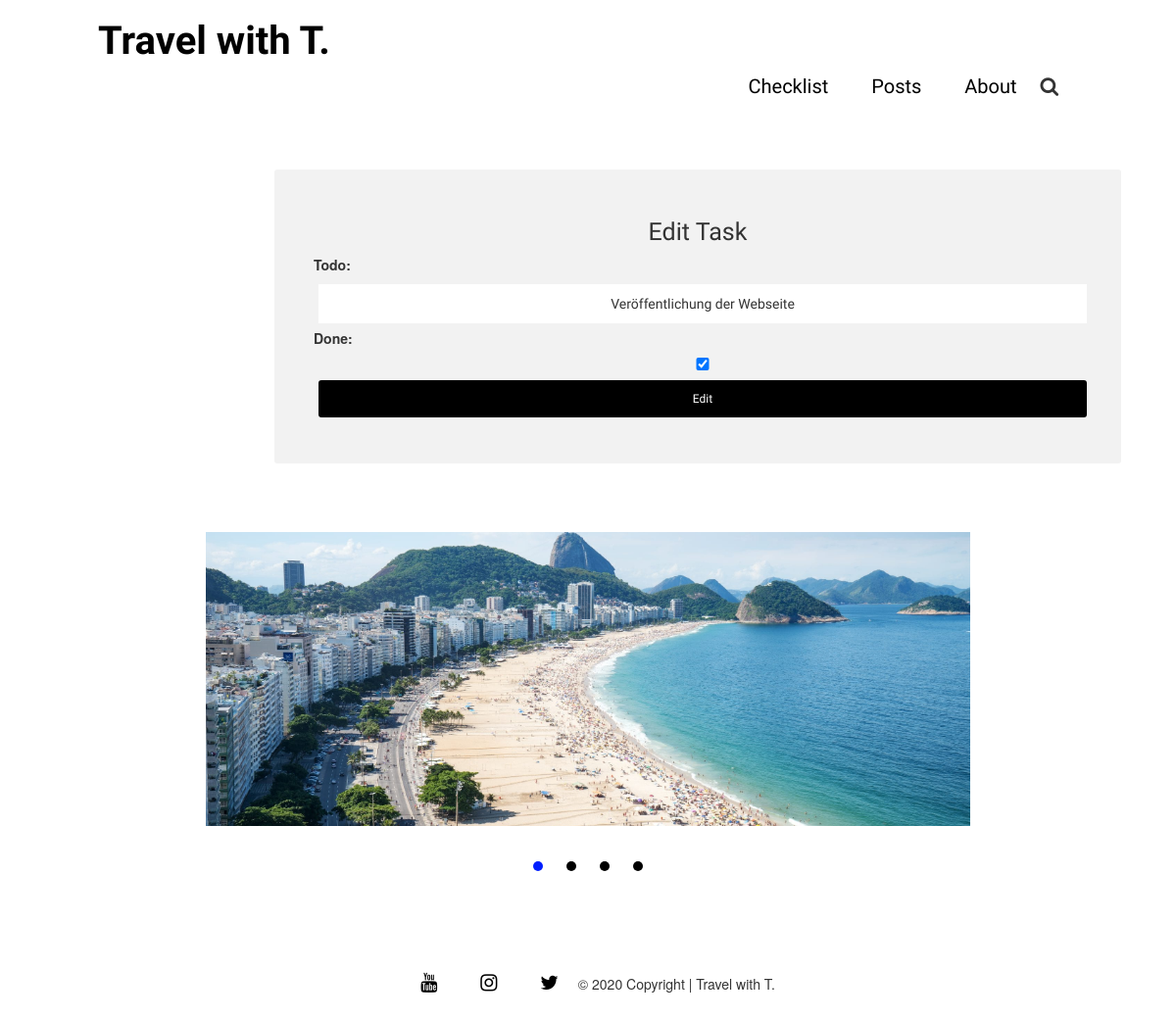
/todo_detail/23/, run on an earlier commit of the app's database.
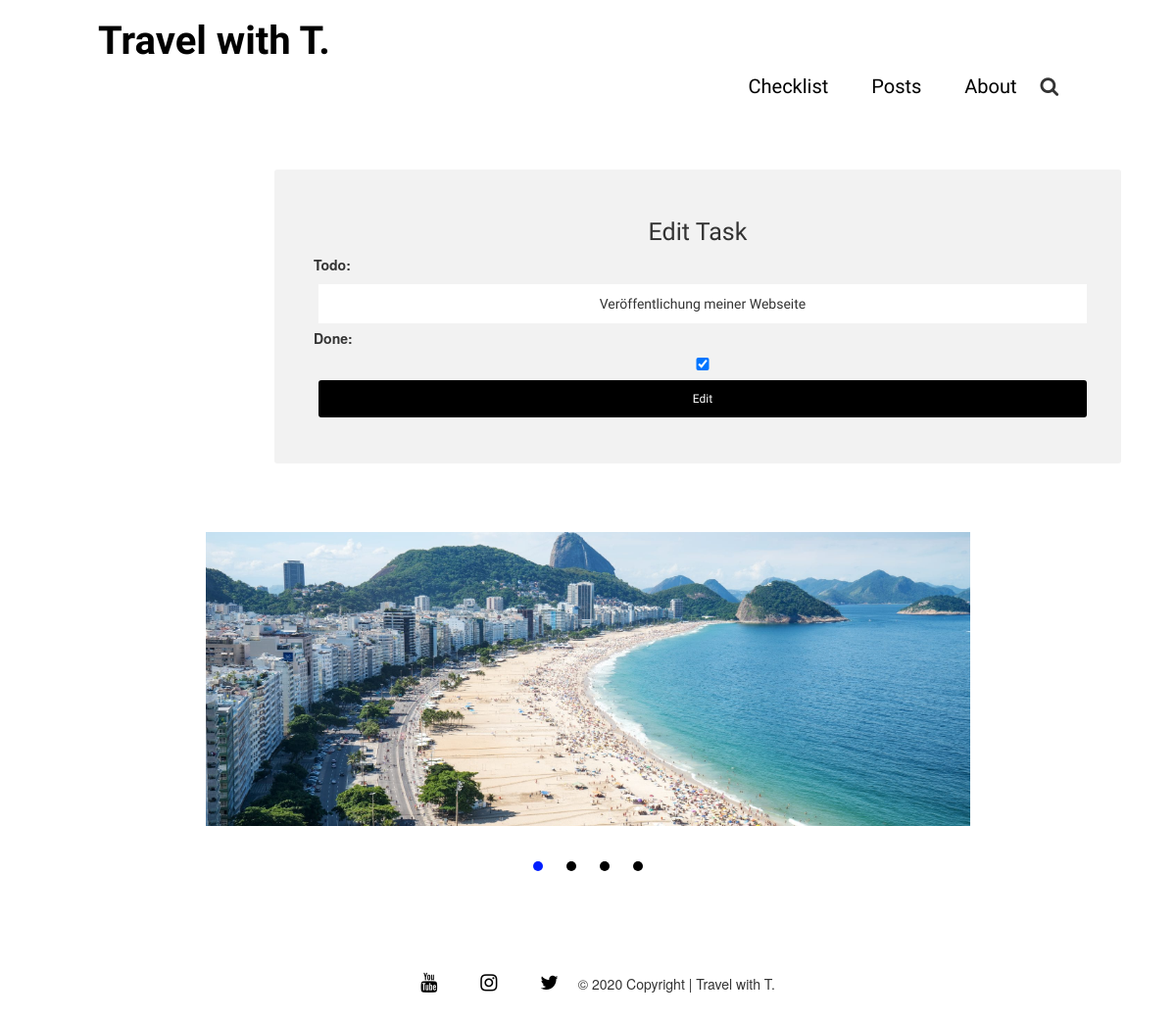
And on a later commit of the database.
### blog/models.py (models this page shows, shortened)
class Task(models.Model):
    todo = models.CharField(max_length=200)
    done= models.BooleanField(default=False)
    created = models.DateTimeField(auto_now_add=True)

### blog/views.py (the view)
# urls.py: path('todo_detail/<int:pk>/', views.todo_detail, name='todo_detail'),
def todo_detail(request, pk):
    task = Task.objects.get(id=pk)
    form = TaskForm(instance=task)
    if request.method == 'POST':
        form = TaskForm(request.POST, instance=task)
        if form.is_valid():
             form.save()
        return redirect('checklist')
    context = {'form': form}
    return render(request, 'blog/todo_detail.html', context)

### blog/forms.py
class TaskForm(forms.ModelForm):
    todo= forms.CharField(widget= forms.TextInput(attrs={'placeholder': 'Add new task...'}))
    class Meta:
        model = Task
        fields = ('__all__')

### blog/templates/blog/todo_detail.html (shortened to what this page needs)
{% extends 'blog/base.html' %}
{% block content %}
<div class="center-column">
<h4> Edit Task</h4>
<form method="POST" class="edit-task">
{{form}}
<input class="edittask btn-sm" type="submit" value="Edit">
</form>
</div>
{% endblock %}

### blog/templates/blog/base.html (shortened to what this page needs)
{% load static %}
<html>
    <head>
        <link rel="stylesheet" href="//maxcdn.bootstrapcdn.com/bootstrap/3.2.0/css/bootstrap.min.css">
        <link rel="stylesheet" href="//maxcdn.bootstrapcdn.com/bootstrap/3.2.0/css/bootstrap-theme.min.css">
        <link rel="stylesheet" href="{% static 'css/blog.css' %}">
        <link rel="stylesheet" href="{% static 'css/style.css' %}">
        <link rel="stylesheet" href="https://cdnjs.cloudflare.com/ajax/libs/font-awesome/4.7.0/css/font-awesome.min.css">
    </head>
    <body>
         <div class="logo">
            <h1><a href="/">Travel with T.</a></h1>
         </div>
        <header>
            <nav>
               <ul class="nav__links">
                  <li><a href="{% url 'checklist' %}">Checklist</a></li>
                  <div class="dropdown">
                     <li> <a href="/">Posts</a></li>
                  </div>
                     <li><a href="{% url 'about' %}">About</a></li>
                  <button type="submit"><i class="fa fa-search"></i></button>
               </ul>
            </nav>
         </header>
        <div class="content container">
            <div class="row">
                <div class="col-sm">
                {% block content %}
                {% endblock %}
                </div>
            </div>
        </div>
        <div id="slider">
            <div id="slides">
               <div id="overflow">
                  <div class="inner">
                     <div class="slide slide_1">
                        <div class="slide-content">
                           <img src="{% static 'image/beach.jpg' %}" alt="beach" width="100%"/>
                        </div>
                     </div>
                  </div>
               </div>
            </div>
            <div id="controls">
               <label for="slide2"></label>
               <label for="slide4"></label>
            </div>
            <div id="bullets">
               <label for="slide1"></label>
               <label for="slide2"></label>
               <label for="slide3"></label>
               <label for="slide4"></label>
            </div>
         </div>
    </body>
    <footer>
        <ul class="icons">
          <li><a href="https://www.youtube.com/"><i class="fa fa-youtube" aria-hidden="true"></i></a></li>
          <li><a href="https://www.instagram.com/?hl=en"><i class="fa fa-instagram" aria-hidden="true"></i></a></li>
          <li><a href="https://twitter.com/?lang=en"><i class="fa fa-twitter" aria-hidden="true"></i></a></li>
        </ul>
            <p>&copy; 2020 Copyright | Travel with T. </p>
      </footer>
</html>

### blog/static/css/blog.css (style rules this page uses)
.content { margin-left: 60px; }
h1, h2, h3, h4 { font-family: 'Oswald', cursive; }

### blog/static/css/style.css (style rules this page uses)
* { box-sizing: border-box; margin: 0; padding: 0; }
li, a { font-family: "Oswald"; font-weight: 500; font-size: 20px; color: rgb(0, 0, 0); text-decoration: none; }
.logo { display: flex; justify-content: flex-start; align-items: center; margin-left: 100px; }
.logo a { font-size: 40px; font-weight: 1000; }
header { display: flex; justify-content: flex-end; align-items: right; padding: 0px 10%; }
.nav__links { list-style: none; }
.nav__links li { display: inline-block; padding: 0px 20px; }
.nav__links button { background:none; border: none; font-size: 20px; }
.dropdown { position: relative; display: inline-block; }
.content { padding: 60px; }
#slider { margin: 0 auto; width: 800px; max-width: 100%; text-align: center; }
#slider label { cursor:pointer; text-decoration: none; }
#slides { padding: 10px; background: #fff; position: relative; z-index: 1; }
#overflow { width: 100%; overflow: hidden; }
#slide1:checked ~ #slides .inner { margin-left: 0; }
#slides .inner { transition: margin-left 800ms cubic-bezier(0.770, 0.000, 0.175, 1.000); width: 400%; line-height: 0; height: 300px; }
#slides .slide { width: 25%; float:left; display: flex; justify-content: center; align-items: center; height: 100%; color: #fff; }
#slides .slide_1 { background: #000; }
#controls { margin: -180px 0 0 0; width: 100%; height: 50px; z-index: 3; position: relative; }
#controls label { transition: opacity 0.2s ease-out; display: none; width: 50px; height: 50px; opacity: .4; }
#slide1:checked ~ #controls label:nth-child(2), #slide2:checked ~ #controls label:nth-child(3), #slide3:checked ~ #controls label:nth-child(4), #slide4:checked ~ #controls label:nth-child(1) { background: url(https://image.flaticon.com/icons/svg/130/130884.svg) no-repeat; float:right; margin: 0 -50px 0 0; display: block; }
#slide1:checked ~ #controls label:nth-last-child(1), #slide2:checked ~ #controls label:nth-last-child(4), #slide3:checked ~ #controls label:nth-last-child(3), #slide4:checked ~ #controls label:nth-last-child(2) { background: url(https://image.flaticon.com/icons/svg/130/130882.svg) no-repeat; float:left; margin: 0 0 0 -50px; display: block; }
#bullets { margin: 150px 0 0; text-align: center; }
#bullets label { display: inline-block; width: 10px; height: 10px; border-radius:100%; background: #000; margin: 0 10px; }
#slide1:checked ~ #bullets label:nth-child(1), #slide2:checked ~ #bullets label:nth-child(2), #slide3:checked ~ #bullets label:nth-child(3), #slide4:checked ~ #bullets label:nth-child(4) { background: rgb(0, 30, 255); }
footer { display: flex; justify-content: center; align-items: center; padding: 100px 10%; }
.icons { list-style: none; }
.icons li { display: inline-block; padding: 0px 20px; }
* { box-sizing: border-box; }
h4 { text-align: center; font-size: 25px; }
.center-column { border-radius: 3px; margin: 0 20px 0 175px; max-width: 80%; padding: 40px 40px 40px 40px; background-color: rgb(242, 242, 242); }
.edit-task input { margin: 5px; padding: 10px; border-style: none; text-align: center; width: 100%; font-family: 'Oswald'; }
.edit-task { margin-bottom: 50px; }
.edittask { background-color: #000; color:#fff; width: 50%; float: left; text-align: center; }

What changed in the data, as far as the page shows it:
changed Task: todo "Veröffentlichung der Webseite" → "Veröffentlichung meiner Webseite"
